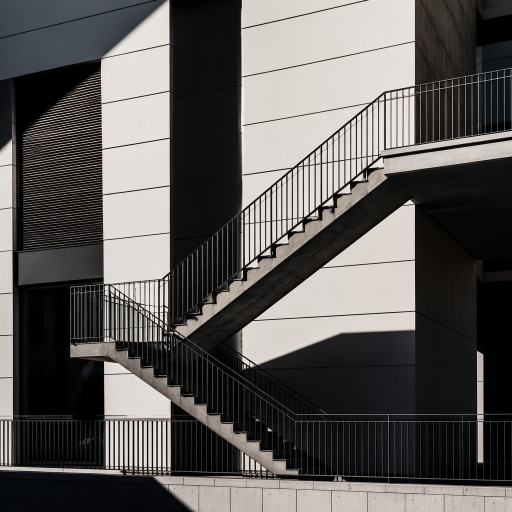
//> input picture 底层算法演示/边缘检测/assets/scene.png, 1024 x 1024 px (shown at 1/2 size)
$ ./edge_detection -i=../assets/scene.png   (built with g++ and OpenCV 4)
//> lines starting //> are read from the running program, lines starting //| are printed output that depends on the picture
/**
 * @file    edge_detection.cpp
 * @brief   边缘检测演示：Sobel、Laplacian 与 Canny 三种算子的对比。
 * @details 流程：灰度转换 -> 高斯降噪 -> 计算梯度幅值 / 二阶导 -> 双阈值处理 -> 输出边缘图。
 * @note    依赖：OpenCV 4.x（core / imgproc / videoio / imgcodecs / highgui）
 *          Sobel 与 Laplacian 都只是「响应」，还需要自己阈值化才能得到二值边缘；
 *          Canny 内部包含非极大值抑制 + 双阈值 + 滞后连接，是三者中唯一边缘「细且连通」的。
 *          输入为视频时逐帧处理并写出三段视频，输入为图片时输出拼接对比图。
 */

#include <algorithm>
#include <iostream>
#include <string>
#include <vector>

#include <opencv2/opencv.hpp>
#include <opencv2/core/utils/filesystem.hpp>

namespace {

const int kPanelWidth = 480;
const int kPanelHeight = 360;
const int kTitleHeight = 30;

/** @brief 在若干候选位置中查找素材，便于从不同工作目录运行。 */
std::string locateAsset(const std::string& fileName)
{
    const std::vector<std::string> candidates = {
        "../../assets/" + fileName, "../assets/" + fileName, "assets/" + fileName};
    for (const auto& path : candidates) {
        if (cv::utils::fs::exists(path)) {
            return path;
        }
    }
    return candidates.front();
}

/** @brief 由素材路径推导输出目录：<demo>/assets/x.png -> <demo>/output。 */
std::string outputDirFor(const std::string& inputPath)
{
//> further down, image is the input picture: 1024 rows x 1024 cols, CV_8UC3; mean B, G, R 89, 90.6, 93.3
    std::string dir = inputPath;
    const size_t slash = dir.find_last_of("/\\");
    dir = (slash == std::string::npos) ? "." : dir.substr(0, slash);
    const size_t slash2 = dir.find_last_of("/\\");
    const std::string leaf = (slash2 == std::string::npos) ? dir : dir.substr(slash2 + 1);
    if (leaf == "assets") {
        dir = (slash2 == std::string::npos) ? "." : dir.substr(0, slash2);
    }
    return dir + "/output";
}

/** @brief 等比缩放并居中留白到固定面板。 */
cv::Mat fitPanel(const cv::Mat& image, const std::string& title)
{
    cv::Mat bgr;
    if (image.channels() == 1) {
        cv::cvtColor(image, bgr, cv::COLOR_GRAY2BGR);
    } else {
        bgr = image;
    }
    const double scale =
        std::min(kPanelWidth / static_cast<double>(bgr.cols),
                 kPanelHeight / static_cast<double>(bgr.rows));
    cv::Mat scaled;
    cv::resize(bgr, scaled, cv::Size(), scale, scale, cv::INTER_AREA);
    cv::Mat panel(kPanelHeight + kTitleHeight, kPanelWidth, CV_8UC3, cv::Scalar(255, 255, 255));
    const int x = (kPanelWidth - scaled.cols) / 2;
    const int y = kTitleHeight + (kPanelHeight - scaled.rows) / 2;
    scaled.copyTo(panel(cv::Rect(x, y, scaled.cols, scaled.rows)));
    cv::putText(panel, title, cv::Point(8, 21), cv::FONT_HERSHEY_SIMPLEX, 0.5,
                cv::Scalar(0, 0, 0), 1, cv::LINE_AA);
    return panel;
}

/** @brief 按列数拼接等尺寸面板。 */
cv::Mat montage(const std::vector<cv::Mat>& panels, int cols)
{
    const int rows = static_cast<int>((panels.size() + cols - 1) / cols);
    cv::Mat canvas(rows * panels[0].rows, cols * panels[0].cols, CV_8UC3, cv::Scalar(255, 255, 255));
    for (size_t i = 0; i < panels.size(); ++i) {
        const int r = static_cast<int>(i) / cols;
        const int c = static_cast<int>(i) % cols;
        panels[i].copyTo(canvas(cv::Rect(c * panels[i].cols, r * panels[i].rows,
                                         panels[i].cols, panels[i].rows)));
    }
    return canvas;
}

/**
 * @brief  对单帧做三种边缘检测。
 * @param  bgr      输入彩色帧。
 * @param  lowTh    双阈值下限。
 * @param  highTh   双阈值上限。
 * @param  grayOut  输出：灰度图。
 * @param  sobelOut 输出：Sobel 梯度幅值。
 * @param  lapOut   输出：Laplacian 响应（取绝对值）。
 * @param  cannyOut 输出：Canny 二值边缘。
 */
void detectEdges(const cv::Mat& bgr, double lowTh, double highTh, cv::Mat& grayOut,
                 cv::Mat& sobelOut, cv::Mat& lapOut, cv::Mat& cannyOut)
{
//> called with lowTh = 100, highTh = 200
    // 步骤 1：灰度转换。
    cv::cvtColor(bgr, grayOut, cv::COLOR_BGR2GRAY);

    // 步骤 2：高斯降噪。差分算子对噪声极敏感，必须先平滑。
    cv::Mat blurred;
    cv::GaussianBlur(grayOut, blurred, cv::Size(5, 5), 0);

    // 步骤 3：计算梯度幅值（Sobel）与二阶导（Laplacian）。
    cv::Mat gx;
    cv::Mat gy;
    cv::Sobel(blurred, gx, CV_64F, 1, 0, 3);
    cv::Sobel(blurred, gy, CV_64F, 0, 1, 3);
    cv::Mat magnitude;
    cv::magnitude(gx, gy, magnitude);
    cv::convertScaleAbs(magnitude, sobelOut);
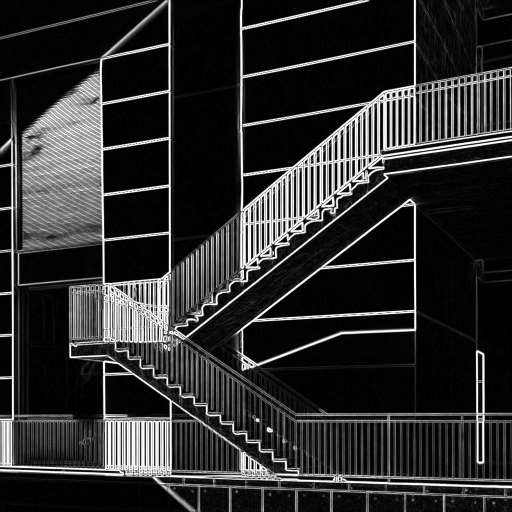
//> sobelOut: 1024 rows x 1024 cols, CV_8UC1 (shown at 1/2 size); min 0, max 255, mean 45.7

    cv::Mat laplacian;
    cv::Laplacian(blurred, laplacian, CV_64F, 3);
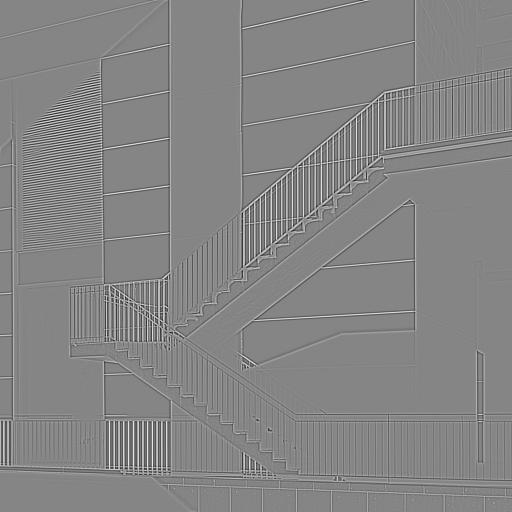
//> laplacian: 1024 rows x 1024 cols, CV_64FC1 (shown at 1/2 size); min -338, max 310, mean 0; drawn with min black and max white
    cv::convertScaleAbs(laplacian, lapOut);

    // 步骤 4：双阈值处理（Canny 内部完成 NMS 与滞后连接）。
    cv::Canny(blurred, cannyOut, lowTh, highTh);
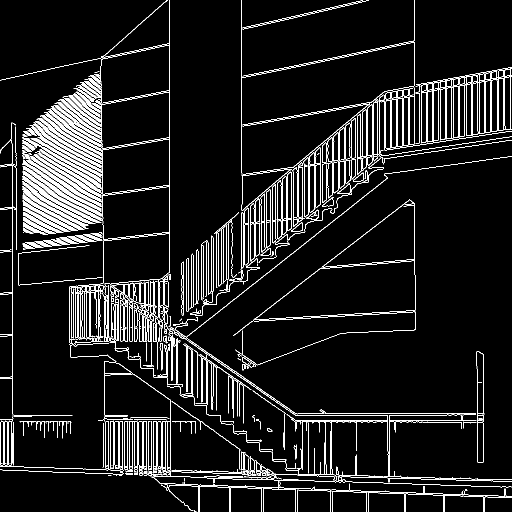
//> cannyOut: 1024 rows x 1024 cols, CV_8UC1 (shown at 1/2 size); 6.9% white in thin lines or dots
}

}  // namespace

/**
 * @brief  主流程：图片模式输出拼接图，视频模式逐帧写三段视频。
 * @param  argc 参数个数。
 * @param  argv 参数列表。
 * @return 0 表示成功，非 0 表示失败。
 */
int main(int argc, char** argv)
{
    const cv::String keys =
        "{help h usage ? |      | 打印帮助信息 }"
        "{i input        |      | 图片或视频路径，缺省读取 assets/scene.png }"
        "{o output       |      | 输出目录或图像路径，缺省写入 <目录>/output/ }"
        "{l lowThresh    | 100  | Canny 双阈值下限 }"
        "{u highThresh   | 200  | Canny 双阈值上限 }"
        "{d display      | 0    | 是否弹窗显示 (1=显示, 0=不显示) }";

    cv::CommandLineParser parser(argc, argv, keys);
    parser.about("边缘检测演示: Sobel / Laplacian / Canny\n参数请使用 --key=value 形式");
    if (parser.has("help")) {
        parser.printMessage();
        return 0;
    }
    if (!parser.check()) {
        parser.printErrors();
        parser.printMessage();
        return -1;
    }

    std::string inputPath = parser.get<std::string>("input");
    if (inputPath.empty()) {
        inputPath = locateAsset("scene.png");
    }
    const double lowTh = parser.get<double>("lowThresh");
    const double highTh = parser.get<double>("highThresh");

    std::string outDir = parser.get<std::string>("output");
    if (outDir.empty()) {
        outDir = outputDirFor(inputPath);
    }
    cv::utils::fs::createDirectories(outDir);

    // 先按图片尝试；读不到再按视频处理。
    const cv::Mat image = cv::imread(inputPath, cv::IMREAD_COLOR);
    if (!image.empty()) {
        cv::Mat gray;
        cv::Mat sobel;
        cv::Mat laplacian;
        cv::Mat canny;
        detectEdges(image, lowTh, highTh, gray, sobel, laplacian, canny);

        const std::vector<cv::Mat> panels = {
            fitPanel(gray, "gray input"),
            fitPanel(sobel, "sobel magnitude"),
            fitPanel(laplacian, "laplacian"),
            fitPanel(canny, "canny (" + std::to_string(static_cast<int>(lowTh)) + "," +
                                std::to_string(static_cast<int>(highTh)) + ")")};
//> in fitPanel, `cv::putText(panel, title, cv::Point(8, 21), cv::FONT_HERSHEY_SIMPLEX, ..`: panel: 390 rows x 480 cols, CV_8UC3; min 0, max 255, mean 141.3
//> call 2 of fitPanel, with title = "sobel magnitude"
//> in fitPanel (call 2), `cv::putText(panel, title, cv::Point(8, 21), cv::FONT_HERSHEY_SIMPLEX, ..`:
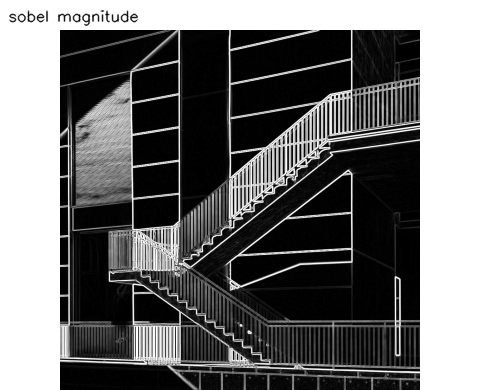
//> panel: 390 rows x 480 cols, CV_8UC3; min 0, max 255, mean 109.6
//> call 3 of fitPanel, with title = "laplacian"
//> in fitPanel (call 3), `cv::putText(panel, title, cv::Point(8, 21), cv::FONT_HERSHEY_SIMPLEX, ..`:
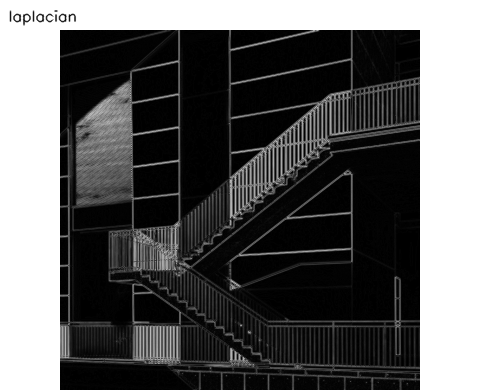
//> panel: 390 rows x 480 cols, CV_8UC3; min 0, max 255, mean 95.7
//> call 4 of fitPanel, with title = "canny (100,200)"
//> in fitPanel (call 4), `cv::cvtColor(image, bgr, cv::COLOR_GRAY2BGR);`: bgr: 1024 rows x 1024 cols, CV_8UC3; 6.9% white in thin lines or dots
//> in fitPanel (call 4), `cv::putText(panel, title, cv::Point(8, 21), cv::FONT_HERSHEY_SIMPLEX, ..`:
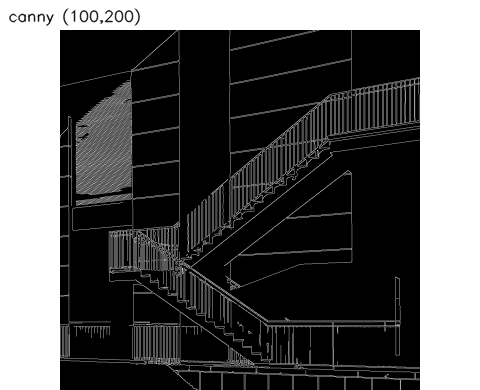
//> panel: 390 rows x 480 cols, CV_8UC3; min 0, max 255, mean 90.2
        const cv::Mat result = montage(panels, 2);
//> in montage, `const int rows = static_cast<int>((panels.size() + cols - 1) / cols);`: rows = 2
//> in montage, `cv::Mat canvas(rows * panels[0].rows, cols * panels[0].cols, CV_8UC3, ..`: canvas: 780 rows x 960 cols, CV_8UC3; every value is 255
//> the loop in montage, `for (size_t i = 0; i < panels.size(); ++i)` made 4 passes
//> after the loop in montage, `for (size_t i = 0; i < panels.size(); ++i)`:
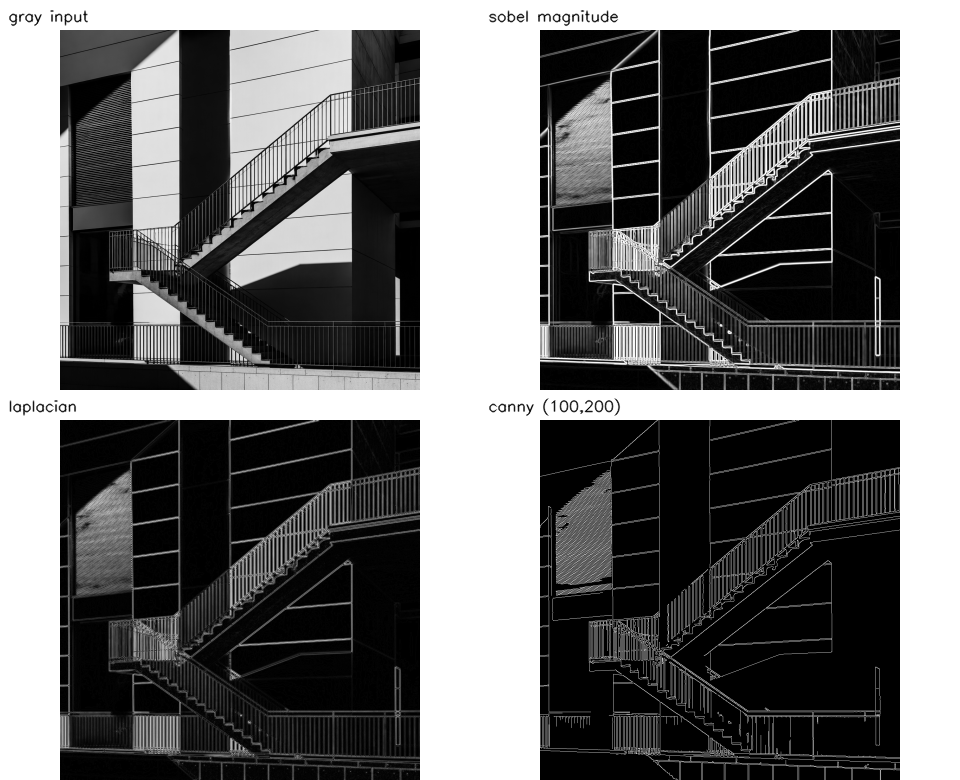
//> canvas: 780 rows x 960 cols, CV_8UC3; min 0, max 255, mean 109.2

        const std::string outputPath = outDir + "/edge_detection.png";
        if (!cv::imwrite(outputPath, result)) {
            std::cerr << "无法写入输出图像: " << outputPath << std::endl;
            return -1;
        }
        std::cout << "图片模式: " << image.cols << "x" << image.rows
                  << ", 结果已保存至 " << outputPath << std::endl;
//| 图片模式: 1024x1024, 结果已保存至 ../output/edge_detection.png
        if (parser.get<int>("display") != 0) {
            cv::imshow("edge detection", result);
            cv::waitKey(0);
        }
        return 0;
//> (the program exits here)
